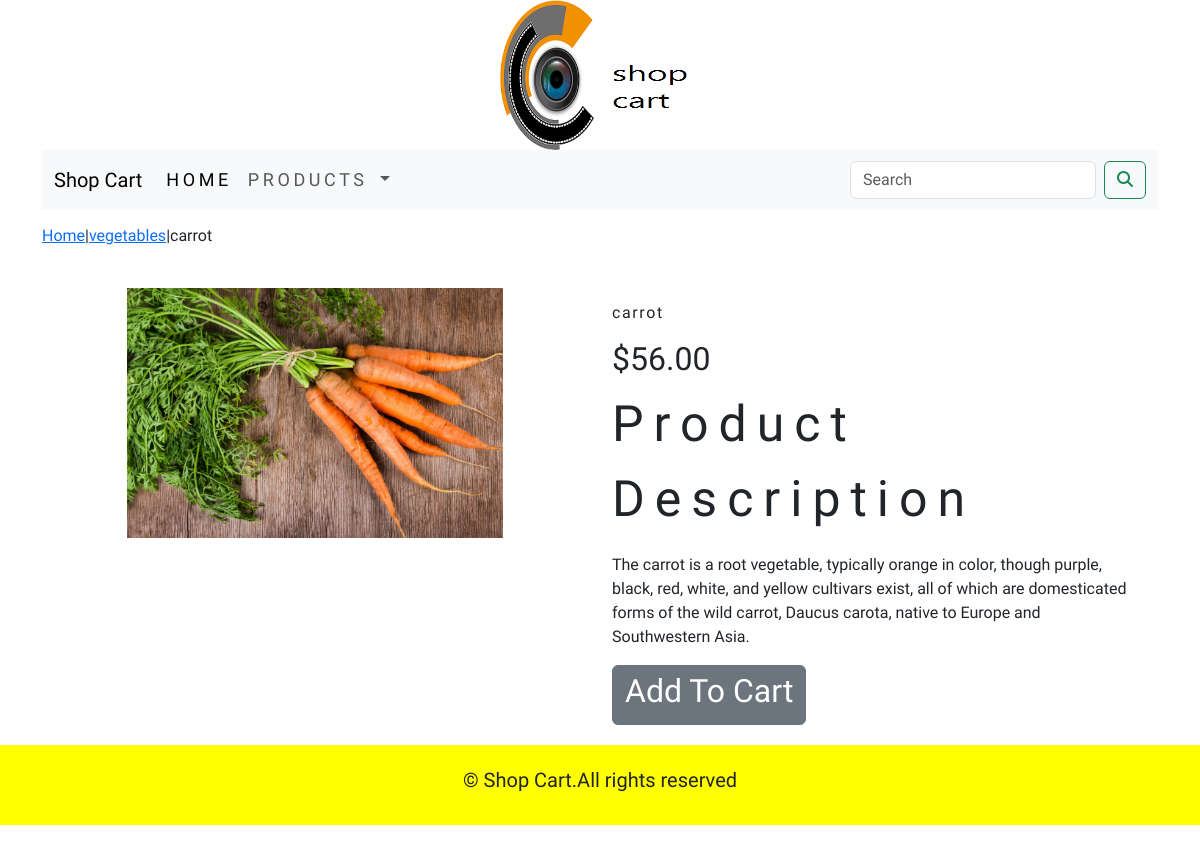
Screenshot of /shop/vegetables/carrot/ with the database file from the repository.
### shopping_cart/models.py (models this page shows, shortened)
class Product(models.Model):
    name=models.CharField(max_length=250,unique=True)
    slug=models.SlugField(max_length=250,unique=True)
    description=models.TextField(blank=True)
    price=models.DecimalField(max_digits=10,decimal_places=2)
    category=models.ForeignKey(Category,on_delete=models.CASCADE)
    image=models.ImageField(upload_to='product',blank=True)
    stock=models.IntegerField()
    available=models.BooleanField(default=True)
    created=models.DateTimeField(auto_now_add=True)
    updated=models.DateTimeField(auto_now=True)
    class Meta:
        ordering = ('name',)
        verbose_name = 'product'
        verbose_name_plural = 'products'

class Category(models.Model):
    name=models.CharField(max_length=250,unique=True)
    slug=models.SlugField(max_length=250,unique=True)
    description=models.TextField(blank=True)
    image=models.ImageField(upload_to='category',blank=True)
    class Meta:
        ordering=('name',)
        verbose_name='category'
        verbose_name_plural='categories'
    def get_url(self):
        return reverse('shop:Products_by_Category',args=[self.slug])
    def __str__(self):
        return '{}'.format(self.name)

### shopping_cart/views.py (the view)
# urls.py: path("<slug:c_slug>/<slug:product_slug>/",views.proDetail,name='proCatDetail'),
def proDetail(request,c_slug,product_slug):
    try:
        product=Product.objects.get(category__slug=c_slug,slug=product_slug)
    except Exception as e:
        raise e
    return render(request,'product.html',{'product':product})

### cart/context_processors.py (called while the page is built)
def counter(request):
    item_count=0
    if 'admin' in request.path:
        return {}
    else:
        try:
            cart=Cart.objects.filter(cart_id=_cart_id(request))
            car_items=CartItem.objects.all().filter(cart=cart[:1])
            for cart_item in car_items:
                item_count +=cart_item.quantity
        except Cart.DoesNotExist:
            item_count = 0
    return dict(item_count=item_count)

### cart/views.py (called while the page is built)
def _cart_id(request):
    cart=request.session.session_key
    if not cart:
        cart=request.session.create()
    return cart

### shopping_cart/context_processors.py (called while the page is built)
def menu_links(request):
    links=Category.objects.all()
    return dict(links=links)

### templates/product.html (shortened to what this page needs)
{% extends 'base.html' %}
{% load static %}
{% block content %}
<div class="row my_prod_row_class">
    <div class="mx-auto">
        <p><a href="{% url 'shop:allProdCat' %}">Home</a>|<a
                href="{{product.category.get_url}}">{{product.category}}</a>|{{product.name}} </p>
    </div>
    <div class="container">
        <br>
        <div class="row">
            <div class="col-12 col-sm-12 col-md-12 col-lg-6 text-center">
                <div style="min-width:18rem">
                    <img src="{{product.image.url}}" alt="{{product.name}}" style="width:auto;height:250px;">
                </div>
            </div>
            <div class="col-12 col-sm-12 col-md-12 col-lg-6">
                <h1 class="my_prod_title">{{product.name}}</h1>
                <h2>${{product.price}}</h2>
                <p class="my_title">Product Description</p>
                <p class="text-justify my_prod_text">{{product.description}}</p>
                {% if product.stock <= 0 %}
                <h2 class="text-justify my_prod_text"><b>Out Of Stock</b></h2>
                {% else %}
                <a class="btn btn-secondary" href="{% url 'cart:add_cart' product.id  %}"><h2>Add To Cart</h2></a>
                {% endif %}
            </div>
        </div>
    </div>
    <br>
  </div>
    {% endblock %}

### static/css/custom.css (style rules this page uses)
.my_title { font-size:50px; text_transform:uppercase; letter-spacing:.2em; }
.my_prod_row_class { padding-top:15px; padding-bottom:20px; }
.my_prod_title { font-size:16px; text_transform:uppercase; letter-spacing:.1em; padding-top:15px; padding-bottom:10px; }
.my_prod_text { padding-right:20px; }

### rows the page displays
Product: category "vegetables", name "carrot", image (picture), price "56.00", description "The carrot is a root vegetable, typically orange in color, though purple, black, red, white, and yellow cultivars exist, all of which are domesticated forms of the wild carrot, Daucus carota, native to Europe and Southwestern Asia."
